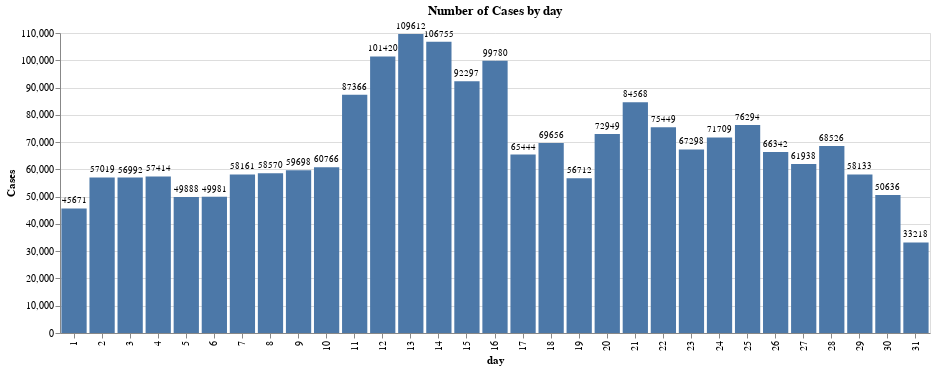

The cell this chart's notebook holds for it:
### Markdown cell above
### Number of cases by day

### Code cell
horizontal_bar_chart(df, 'day', font_size=8.5, width=870).properties(
    title = 'Number of Cases by day'
)

### Figure 1 — Vega-Lite specification as saved in the notebook (floating-point values rounded to 4 significant figures)
{"config": {"view": {"continuousWidth": 400, "continuousHeight": 300}}, "layer": [{"mark": "bar", "encoding": {"x": {"type": "ordinal", "field": "day"}, "y": {"type": "quantitative", "field": "Cases"}}, "width": 870}, {"mark": {"type": "text", "align": "center", "dy": -8, "fontSize": 8.5}, "encoding": {"text": {"type": "quantitative", "field": "Cases"}, "x": {"type": "ordinal", "field": "day"}, "y": {"type": "quantitative", "field": "Cases"}}, "width": 870}], "data": {"name": "data-b73fccf84b6cc39bd76581d9fbbda496"}, "title": "Number of Cases by day", "$schema": "https://vega.github.io/schema/vega-lite/v4.8.1.json", "datasets": {"data-b73fccf84b6cc39bd76581d9fbbda496": [{"day": 13, "Cases": 109612}, {"day": 14, "Cases": 106755}, {"day": 12, "Cases": 101420}, {"day": 16, "Cases": 99780}, {"day": 15, "Cases": 92297}, {"day": 11, "Cases": 87366}, {"day": 21, "Cases": 84568}, {"day": 25, "Cases": 76294}, {"day": 22, "Cases": 75449}, {"day": 20, "Cases": 72949}, {"day": 24, "Cases": 71709}, {"day": 18, "Cases": 69656}, {"day": 28, "Cases": 68526}, {"day": 23, "Cases": 67298}, {"day": 26, "Cases": 66342}, {"day": 17, "Cases": 65444}, {"day": 27, "Cases": 61938}, {"day": 10, "Cases": 60766}, {"day": 9, "Cases": 59698}, {"day": 8, "Cases": 58570}, {"day": 7, "Cases": 58161}, {"day": 29, "Cases": 58133}, {"day": 4, "Cases": 57414}, {"day": 2, "Cases": 57019}, {"day": 3, "Cases": 56992}, {"day": 19, "Cases": 56712}, {"day": 30, "Cases": 50636}, {"day": 6, "Cases": 49981}, {"day": 5, "Cases": 49888}, {"day": 1, "Cases": 45671}, {"day": 31, "Cases": 33218}]}}
